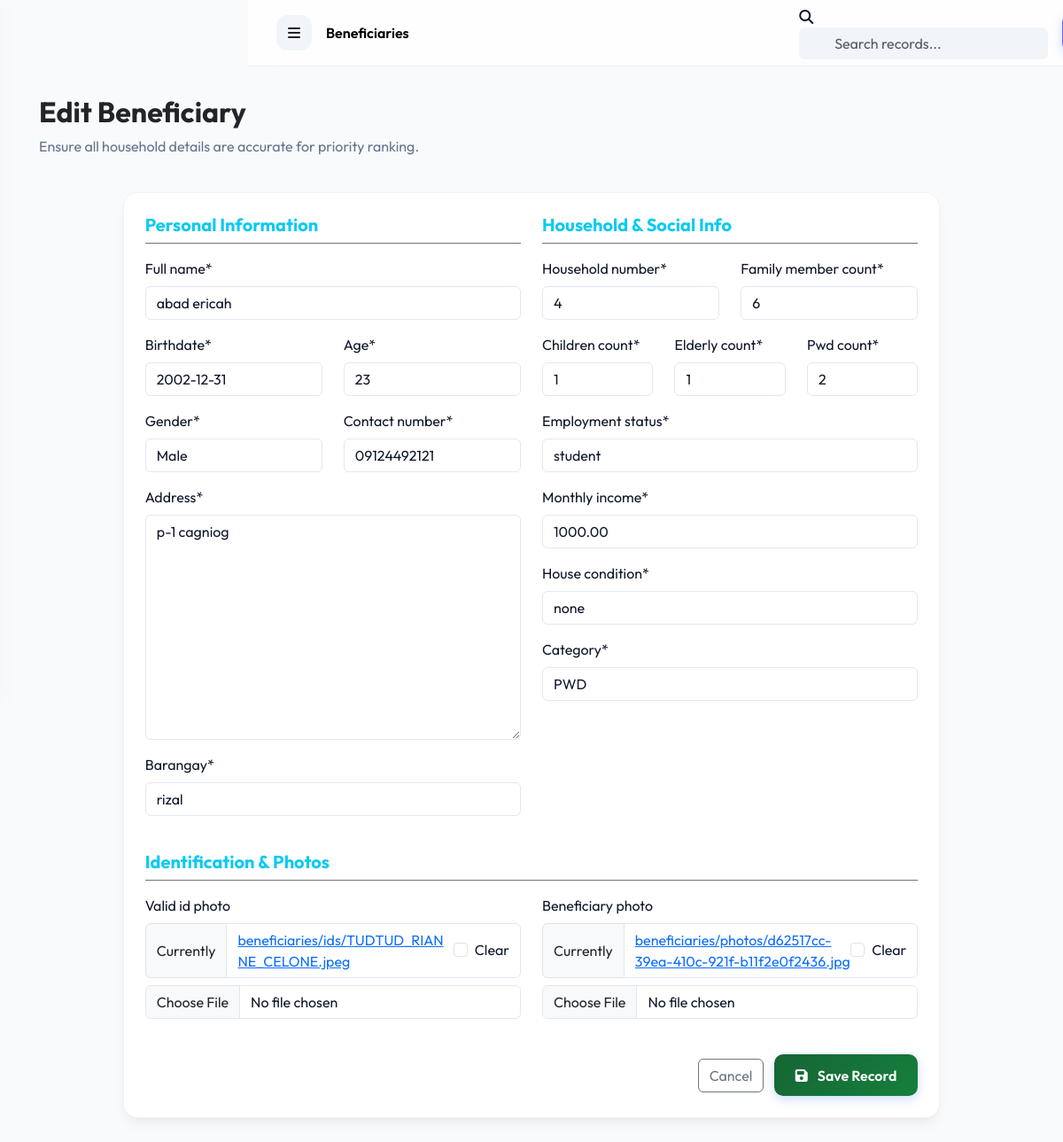
The page /beneficiaries/1/edit/ (signed in) on the database its author committed.
### beneficiaries/models.py (models this page shows, shortened)
class Beneficiary(models.Model):
    GENDER_CHOICES = (
        ('MALE', 'Male'),
        ('FEMALE', 'Female'),
        ('OTHER', 'Other'),
    )
    PRIORITY_LEVELS = (
        ('LOW', 'Low Priority'),
        ('MEDIUM', 'Medium Priority'),
        ('HIGH', 'High Priority'),
    )
    CLAIM_STATUS = (
        ('PENDING', 'Pending'),
        ('CLAIMED', 'Claimed'),
        ('PARTIAL', 'Partially Claimed'),
    )
    full_name = models.CharField(max_length=255)
    dafac_number = models.CharField(max_length=100, null=True, blank=True, unique=True, verbose_name="DAFAC Card #")
    address = models.TextField()
    barangay = models.CharField(max_length=100)
    contact_number = models.CharField(max_length=15)
    birthdate = models.DateField()
    age = models.IntegerField()
    gender = models.CharField(max_length=10, choices=GENDER_CHOICES)
    household_number = models.CharField(max_length=50)
    family_member_count = models.IntegerField(default=1)
    children_count = models.IntegerField(default=0)
    elderly_count = models.IntegerField(default=0)
    pwd_count = models.IntegerField(default=0)
    employment_status = models.CharField(max_length=100)
    monthly_income = models.DecimalField(max_digits=10, decimal_places=2)
    house_condition = models.CharField(max_length=100) # e.g., Concrete, Wooden, Shanty
    category = models.ForeignKey(Category, on_delete=models.SET_NULL, null=True, related_name='beneficiaries')
    priority_score = models.IntegerField(default=0)
    priority_level = models.CharField(max_length=10, choices=PRIORITY_LEVELS, default='LOW')
    claim_status = models.CharField(max_length=20, choices=CLAIM_STATUS, default='PENDING')
    valid_id_photo = models.ImageField(upload_to='beneficiaries/ids/', blank=True, null=True)
    beneficiary_photo = models.ImageField(upload_to='beneficiaries/photos/', blank=True, null=True)
    qr_code = models.ImageField(upload_to='beneficiaries/qr/', blank=True, null=True)
    claim_reference_number = models.CharField(max_length=12, unique=True, editable=False)
    created_at = models.DateTimeField(auto_now_add=True)
    updated_at = models.DateTimeField(auto_now=True)

### beneficiaries/views.py (the view)
# urls.py: path('<int:pk>/edit/', views.BeneficiaryUpdateView.as_view(), name='edit'),
class BeneficiaryUpdateView(LoginRequiredMixin, UpdateView):
    model = Beneficiary
    template_name = 'beneficiaries/form.html'
    fields = [
        'full_name', 'address', 'barangay', 'contact_number', 'birthdate',
        'gender', 'age', 'household_number', 'family_member_count',
        'children_count', 'elderly_count', 'pwd_count', 'employment_status',
        'monthly_income', 'house_condition', 'category', 'valid_id_photo',
        'beneficiary_photo'
    ]
    success_url = reverse_lazy('beneficiaries:list')

### accounts/models.py (called while the page is built)
    def is_admin(self):
        return self.role == 'ADMIN' or self.is_superuser

### beneficiaries/models.py (called while the page is built)
    def __str__(self):
        return self.name

### notifications/context_processors.py (called while the page is built)
def notifications_processor(request):
    if request.user.is_authenticated:
        unread_notifications = request.user.notifications.filter(is_read=False)[:5]
        unread_count = request.user.notifications.filter(is_read=False).count()
        return {
            'topbar_notifications': unread_notifications,
            'unread_notifications_count': unread_count
        }
    return {}

### templates/beneficiaries/form.html (shortened to what this page needs)
{% extends 'base.html' %}
{% load crispy_forms_tags %}
{% block content %}
<div class="container-fluid">
    <div class="row mb-4">
        <div class="col-md-12">
            <h2 class="fw-bold text-dark">{% if object %}Edit{% else %}Register{% endif %} Beneficiary</h2>
            <p class="text-muted">Ensure all household details are accurate for priority ranking.</p>
        </div>
    </div>
    <div class="row justify-content-center">
        <div class="col-md-10">
            <div class="glass-card p-4">
                <form method="post" enctype="multipart/form-data">
                    <div class="row">
                        <div class="col-md-6">
                            <h5 class="text-info mb-3 border-bottom border-secondary pb-2">Personal Information</h5>
                            {{ form.full_name|as_crispy_field }}
                            <div class="row">
                                <div class="col-md-6">{{ form.birthdate|as_crispy_field }}</div>
                                <div class="col-md-6">{{ form.age|as_crispy_field }}</div>
                            </div>
                            <div class="row">
                                <div class="col-md-6">{{ form.gender|as_crispy_field }}</div>
                                <div class="col-md-6">{{ form.contact_number|as_crispy_field }}</div>
                            </div>
                            {{ form.address|as_crispy_field }}
                            {{ form.barangay|as_crispy_field }}
                        </div>
                        <div class="col-md-6">
                            <h5 class="text-info mb-3 border-bottom border-secondary pb-2">Household & Social Info</h5>
                            <div class="row">
                                <div class="col-md-6">{{ form.household_number|as_crispy_field }}</div>
                                <div class="col-md-6">{{ form.family_member_count|as_crispy_field }}</div>
                            </div>
                            <div class="row">
                                <div class="col-md-4">{{ form.children_count|as_crispy_field }}</div>
                                <div class="col-md-4">{{ form.elderly_count|as_crispy_field }}</div>
                                <div class="col-md-4">{{ form.pwd_count|as_crispy_field }}</div>
                            </div>
                            {{ form.employment_status|as_crispy_field }}
                            {{ form.monthly_income|as_crispy_field }}
                            {{ form.house_condition|as_crispy_field }}
                            {{ form.category|as_crispy_field }}
                        </div>
                    </div>
                    <div class="row mt-4">
                        <div class="col-md-12">
                            <h5 class="text-info mb-3 border-bottom border-secondary pb-2">Identification & Photos</h5>
                            <div class="row">
                                <div class="col-md-6">{{ form.valid_id_photo|as_crispy_field }}</div>
                                <div class="col-md-6">{{ form.beneficiary_photo|as_crispy_field }}</div>
                            </div>
                        </div>
                    </div>
                    <div class="mt-4 text-end">
                        <a href="{% url 'beneficiaries:list' %}" class="btn btn-outline-secondary me-2">Cancel</a>
                        <button type="submit" class="btn btn-primary-glass">
                            <i class="fas fa-save me-2"></i> Save Record
                        </button>
                    </div>
                </form>
            </div>
        </div>
    </div>
</div>
{% endblock %}

### static/css/style.css (style rules this page uses)
:root { --primary-green: #166534; --primary-blue: #1d4ed8; --primary-red: #991b1b; --primary-yellow: #eab308; --primary-gradient: linear-gradient(135deg, #166534 0%, #15803d 100%); --secondary-gradient: linear-gradient(135deg, #1d4ed8 0%, #3b82f6 100%); --accent-gradient: linear-gradient(135deg, #991b1b 0%, #dc2626 100%); --sidebar-bg: #ffffff; --dark-bg: #f8fafc; --glass-bg: rgba(255, 255, 255, 0.7); --glass-border: rgba(0, 0, 0, 0.05); --text-main: #0f172a; --text-muted: #64748b; --card-shadow: 0 10px 15px -3px rgba(0, 0, 0, 0.05), 0 4px 6px -2px rgba(0, 0, 0, 0.02); }
body { background-color: var(--dark-bg) !important; color: var(--text-main) !important; font-family: 'Outfit', sans-serif !important; margin: 0; min-height: 100vh; }
h1, h2, h3, h4, h5, h6 { color: var(--text-main) !important; font-weight: 700 !important; }
.text-muted, .text-white-50 { color: var(--text-muted) !important; opacity: 1 !important; }
.glass-card { background: #ffffff; border: 1px solid var(--glass-border) !important; border-radius: 16px !important; box-shadow: var(--card-shadow) !important; }
.btn-primary-glass { background: var(--primary-gradient) !important; border: none !important; color: #fff !important; padding: 0.7rem 1.5rem !important; border-radius: 10px !important; font-weight: 600 !important; box-shadow: 0 4px 12px rgba(59, 130, 246, 0.25) !important; }
.form-control, .form-select { background: #ffffff !important; border: 1px solid #e2e8f0 !important; color: var(--text-main) !important; }

### templates/base.html (style rules this page uses)
:root { --sidebar-width: 280px; --topbar-height: 75px; --light-core: #ffffff; --body-bg: #f8fafc; }
body { background-color: var(--body-bg) !important; margin: 0; padding: 0; color: #0f172a !important; font-family: 'Outfit', sans-serif !important; }

### rows shown on the page
Beneficiary: full_name "abad ericah", birthdate "2002-12-31", age "23", gender "Male", contact_number "09124492121", address "p-1 cagniog", barangay "rizal", household_number "4", family_member_count "6", children_count "1", elderly_count "1", pwd_count "2", employment_status "student", monthly_income "1000.00", house_condition "none", category "PWD"

### other values the page prints
{{ request.resolver_match.app_name|title }} "Beneficiaries"
